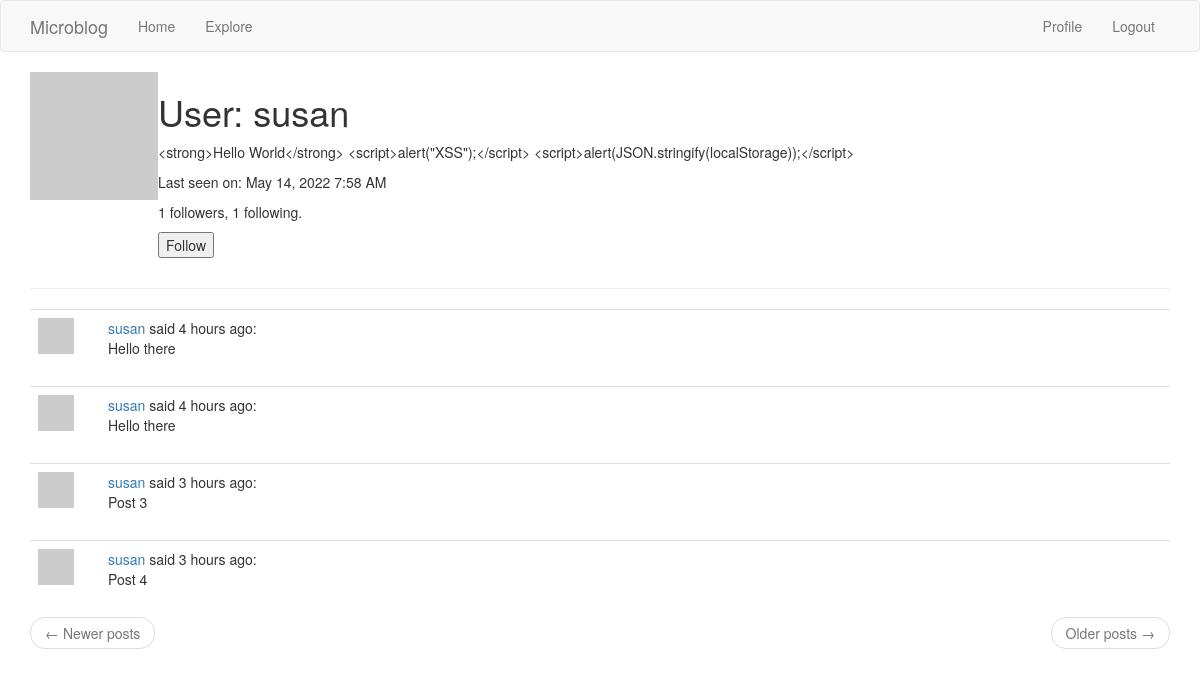
The page /user/susan (signed in) on the database its author committed.
### app/models.py (models this page shows, shortened)
class User(UserMixin, db.Model):
    id = db.Column(db.Integer, primary_key=True)
    username = db.Column(db.String(64), index=True, unique=True)
    email = db.Column(db.String(120), index=True, unique=True)
    password_hash = db.Column(db.String(128))
    about_me = db.Column(db.String(140))
    last_seen = db.Column(db.DateTime, default=datetime.utcnow)
    followed = db.relationship(
        'User',
        secondary=followers,
        primaryjoin=(followers.c.follower_id == id),
        secondaryjoin=(followers.c.followed_id == id),
        backref=db.backref('followers', lazy='dynamic'),
        lazy='dynamic'
    )
    posts = db.relationship('Post', backref='author', lazy='dynamic')
    def avatar(self, size):
        digest = md5(self.email.lower().encode('utf-8')).hexdigest()
        return 'https://www.gravatar.com/avatar/{}?d=identicon&s={}'.format(
            digest, size)
    def is_following(self, user):
        return self.followed.filter(
            followers.c.followed_id == user.id
        ).count() > 0

class Post(db.Model):
    id = db.Column(db.Integer, primary_key=True)
    body = db.Column(db.String(140))
    timestamp = db.Column(db.DateTime, index=True, default=datetime.utcnow)
    user_id = db.Column(db.Integer, db.ForeignKey('user.id'))

### app/routes.py (the view)
@app.route('/user/<username>')
@login_required
def user(username):
    user = User.query.filter_by(username=username).first_or_404()
    page = request.args.get('page', 1, type=int)
    posts = user.posts.paginate(
        page, app.config['POSTS_PER_PAGE'], false
    )
    next_url = url_for('user', page=posts.next_num) \
        if posts.has_next else None
    prev_url = url_for('user', page=posts.prev_num) \
        if posts.has_prev else None
    form = EmptyForm()
    return render_template('user.html',
                           user=user,
                           posts=posts.items,
                           form=form,
                           next_url=next_url,
                           prev_url=prev_url)

### app/forms.py
class EmptyForm(FlaskForm):
    submit = SubmitField('Submit')

### app/models.py (called while the page is built)
@login.user_loader
def load_user(id):
    return User.query.get(int(id))

### app/routes.py (called while the page is built)
@app.before_request
def before_request():
    if current_user.is_authenticated:
        current_user.last_seen = datetime.utcnow()
        db.session.commit()

### app/templates/user.html (shortened to what this page needs)
{% extends "base.html" %}
{% block app_content %}
    <table>
        <tr valign="top">
            <td>
                <img src="{{ user.avatar(128) }}"
                     alt="{{ user.username }}'s avatar"
                     height="128"
                     width="128"/>
            </td>
            <td>
                <h1>User: {{ user.username }}</h1>
                {% if user.about_me %}
                    <p>
                        {{ user.about_me }}
                    </p>
                {% endif %}
                {% if user.last_seen %}
                    <p>
                        Last seen on: {{ moment(user.last_seen).format('LLL') }}
                    </p>
                {% endif %}
                <p>
                    {{ user.followers.count() }} followers, {{ user.followed.count() }} following.
                </p>
                {% if user == current_user %}
                    <p>
                        <a href="{{ url_for('edit_profile') }}">Edit your profile</a>
                    </p>
                {% elif not current_user.is_following(user) %}
                    <p>
                        <form action="{{ url_for('follow', username=user.username) }}"
                              method="post">
                            {{ form.submit(value='Follow') }}
                        </form>
                    </p>
                {% endif %}
            </td>
        </tr>
    </table>
    <hr />
    {% for post in posts %}
        {% include "_post.html" %}
    {% endfor %}
    {% include "_page_nav.html" %}
{% endblock app_content %}

### app/templates/_post.html
<table class="table table-hover">
    <tr valign="top">
        <td width="70px">
            <a href="{{ url_for('user', username=post.author.username) }}">
                <img src="{{ post.author.avatar(36) }}"
                     alt="{{ post.author.username }}'s avatar"
                     height="36"
                     width="36"/>
            </a>
        </td>
        <td>
            <a href="{{ url_for('user', username=post.author.username) }}">{{ post.author.username }}</a>
            said
            {{ moment(post.timestamp).fromNow() }}:
            <br />
            {{ post.body }}
        </td>
    </tr>
</table>

### rows shown on the page
User: username "susan", about_me "<strong>Hello World</strong> <script>alert(\"XSS\");</script> <script>alert(JSON.stringify(localStorage));</script>", last_seen "May 14, 2022 7:58 AM"
Post: author.username "susan", timestamp "4 hours ago", body "Hello there"
Post: author.username "susan", timestamp "4 hours ago", body "Hello there"
Post: author.username "susan", timestamp "3 hours ago", body "Post 3"
Post: author.username "susan", timestamp "3 hours ago", body "Post 4"

### other values the page prints
{{ user.followers.count() }} "1"
{{ user.followed.count() }} "1"
